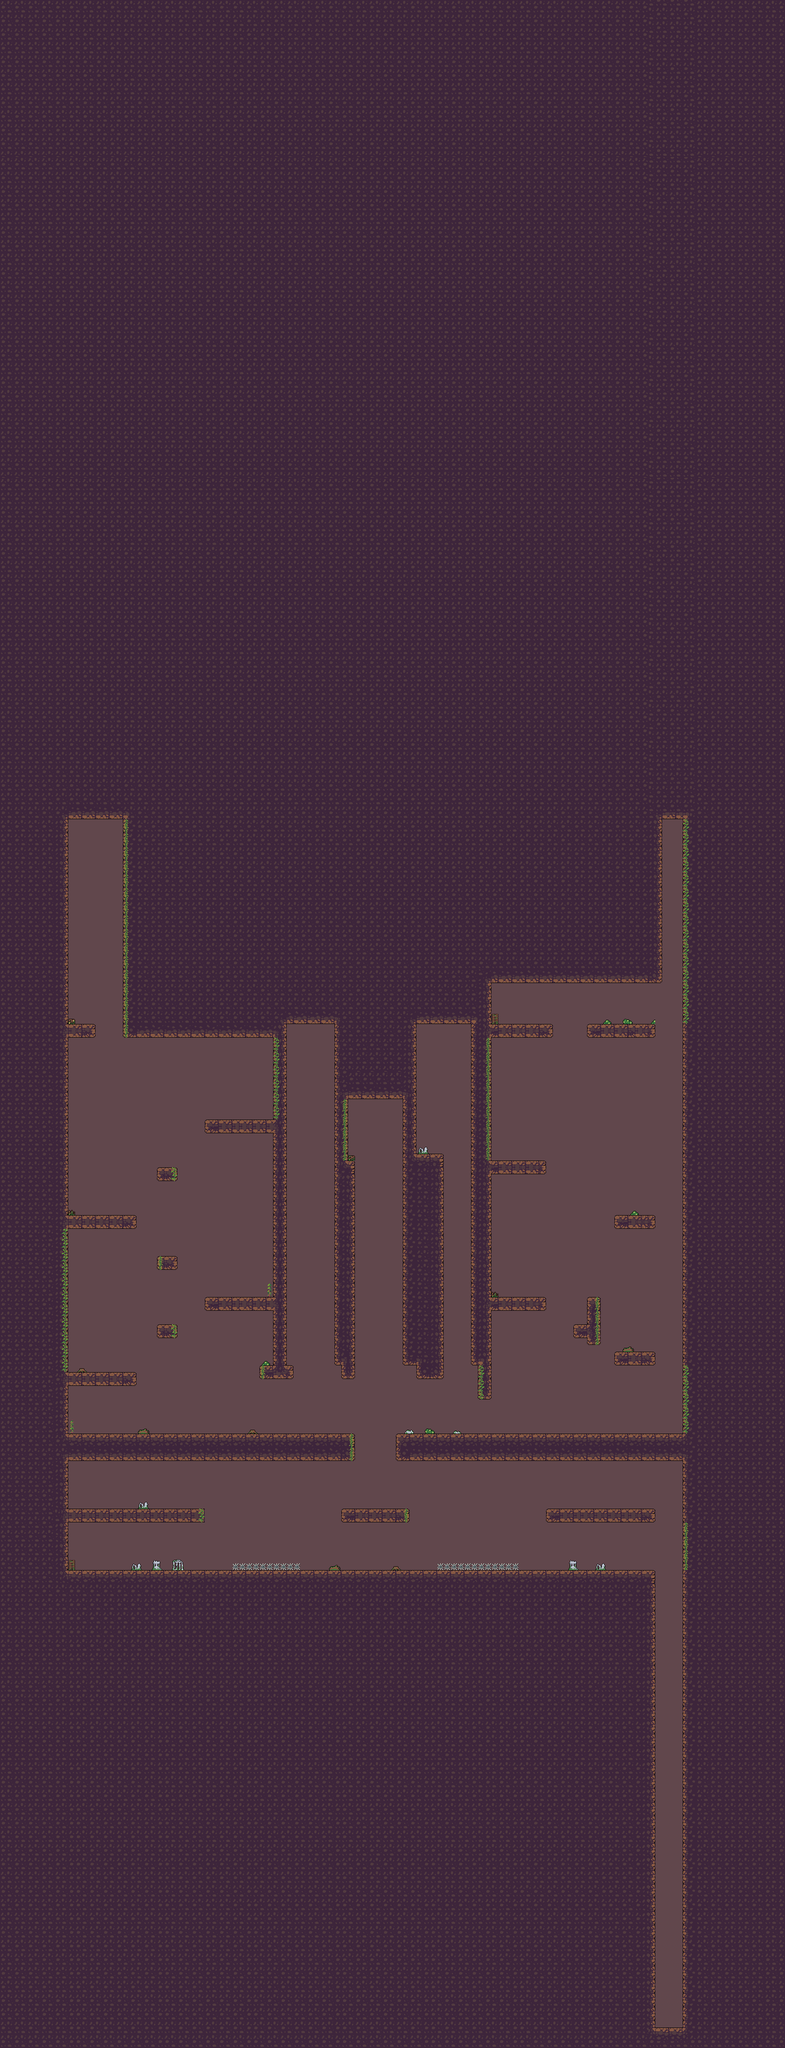

This game map was drawn from its Tiled (.tmx) file and the tilesets committed beside it. A one-line description and the trimmed map source follow:
An orthogonal 115x300 tile map with 16x16 px tiles, 3 tile layers (bg, tiles, decor), 1 hidden layer not drawn, 3 tilesets and 20 objects (4x golem_enemy, 4x orc_enemy, 4x weapon, 2x ouch, player, ...).

<map version="1.10" tiledversion="1.10.2" orientation="orthogonal" renderorder="right-down" width="115" height="300" tilewidth="16" tileheight="16" infinite="0" nextlayerid="8" nextobjectid="26">
 <tileset firstgid="1" source="../hackceler_tiles.tsx" />
 <tileset firstgid="121" source="../spike.tsx" />
 <tileset firstgid="1321" source="ruins_tileset.tsx" />
 <layer id="6" name="bg" width="115" height="300">
  <data>[34500 cells, 21849 non-empty, 1 distinct tile ids]</data>
 </layer>
 <layer id="1" name="tiles" width="115" height="300">
  <data>[34500 cells, 27988 non-empty, 61 distinct tile ids]</data>
 </layer>
 <layer id="7" name="decor" width="115" height="300">
  <data>[34500 cells, 226 non-empty, 35 distinct tile ids]</data>
 </layer>
 <layer id="4" name="platforms" width="115" height="300" visible="0">
  <data>[34500 cells, 1522 non-empty, 3 distinct tile ids]</data>
 </layer>
 <objectgroup id="5" name="objects">
  <object id="1" name="player" x="1576" y="2000" />
  <object id="3" name="trapped_jessse_npc" x="1568" y="4732">
   <properties>
    <property name="stars" type="int" value="1" />
   </properties>
  </object>
  <object id="4" name="golem_enemy" x="1232" y="2368">
   <properties>
    <property name="respawn" type="bool" value="true" />
   </properties>
   <point />
  </object>
  <object id="5" name="golem_enemy" x="1520" y="2816">
   <properties>
    <property name="walk_data" value="2000,W70,E70" />
   </properties>
   <point />
  </object>
  <object id="6" name="golem_enemy" x="880" y="3504">
   <point />
  </object>
  <object id="7" name="golem_enemy" x="512" y="3008">
   <properties>
    <property name="respawn" type="bool" value="true" />
    <property name="walk_data" value="2000,E100,W100" />
   </properties>
   <point />
  </object>
  <object id="8" name="orc_enemy" x="1248" y="3012">
   <point />
  </object>
  <object id="9" name="orc_enemy" x="432" y="3508">
   <point />
  </object>
  <object id="10" name="orc_enemy" x="416" y="3332">
   <properties>
    <property name="walk_data" value="2000,E300,W300" />
   </properties>
   <point />
  </object>
  <object id="11" name="orc_enemy" x="1488" y="3332">
   <properties>
    <property name="respawn" type="bool" value="true" />
    <property name="walk_data" value="2000,W300,E300" />
   </properties>
   <point />
  </object>
  <object id="12" name="block_enemy" x="1136" y="3328">
   <point />
  </object>
  <object id="13" name="weapon" x="1184" y="3008">
   <properties>
    <property name="type" value="gun" />
   </properties>
   <point />
  </object>
  <object id="14" name="weapon" x="1216" y="2688">
   <properties>
    <property name="type" value="cannon" />
   </properties>
   <point />
  </object>
  <object id="15" name="weapon" x="736" y="3328">
   <properties>
    <property name="type" value="gun" />
   </properties>
   <point />
  </object>
  <object id="16" name="weapon" x="1578" y="2126">
   <properties>
    <property name="type" value="cannon" />
   </properties>
   <point />
  </object>
  <object id="17" name="portal" x="1536" y="3488" width="20" height="20">
   <properties>
    <property name="dest_x" type="int" value="1008" />
    <property name="dest_y" type="int" value="2655" />
    <property name="x_speed" value="5" />
    <property name="y_speed" type="int" value="5" />
   </properties>
  </object>
  <object id="18" name="ouch" x="1024" y="3664" width="192" height="16.5">
   <properties>
    <property name="damage" type="float" value="5" />
    <property name="min_distance" type="float" value="0" />
   </properties>
  </object>
  <object id="19" name="ouch" x="544" y="3664" width="160" height="16.5">
   <properties>
    <property name="damage" type="float" value="5" />
    <property name="min_distance" type="float" value="0" />
   </properties>
  </object>
  <object id="20" name="fire" x="224" y="2816">
   <properties>
    <property name="min_distance" type="float" value="100" />
   </properties>
   <point />
  </object>
  <object id="23" name="ruins_warp" x="192" y="3536">
   <point />
  </object>
 </objectgroup>
</map>
